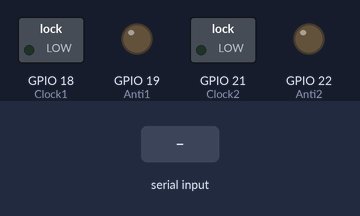
Bench run of a sketch on a simulated ESP32. On the bench: switched loads named in the sketch (green lamp = pin HIGH), output pins drawn as LEDs (lit = HIGH). The test bench sets the inputs (shaded band). Nothing arrives over Bluetooth unless stated.

Above: at 1.2 s.
1.3 s: "1\n" received over the second serial link
At 1.9 s:
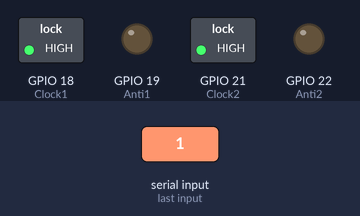
2.8 s: "2\n" received over the second serial link
At 3.1 s:
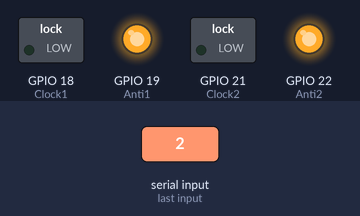
4.3 s: "3\n" received over the second serial link
At 5.4 s:
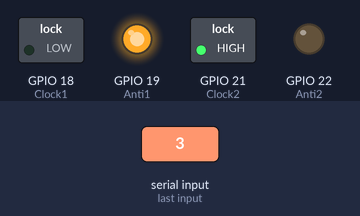
5.8 s: "4\n" received over the second serial link
At 6.6 s:
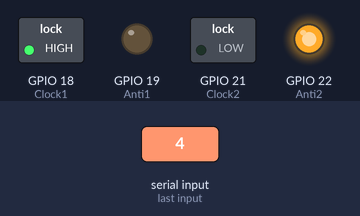
7.3 s: "90,45\n" received over the second serial link
At 7.7 s:
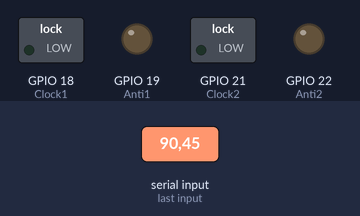
Timing chart, 0 to 9.8 s (numbered marks = the images above; inputs shaded):
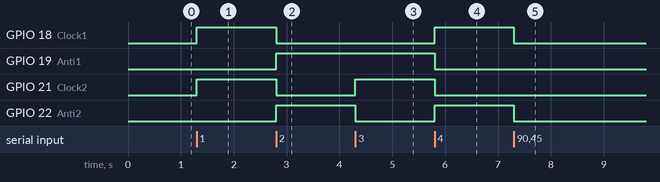

The sketch:

RCcar.ino
```cpp
#include "BluetoothSerial.h"


BluetoothSerial SerialBT;


int Clock1 = 18;
int Anti1 = 19;
int Clock2 = 21;
int Anti2 = 22;


void setup() {
 Serial.begin(115200);
 SerialBT.begin("RC_Car");
 pinMode(18, OUTPUT);
 pinMode(19, OUTPUT);
 pinMode(21, OUTPUT);
 pinMode(22, OUTPUT);
}

void loop() {
 if (SerialBT.available()) {
   String received = SerialBT.readStringUntil('\n');

   int control = received.toInt();
   ManualControls(control);
 }

}
//communication of esp and phone

 void front()
 {
    digitalWrite(Clock1, HIGH);
    digitalWrite(Anti1, LOW);
    digitalWrite(Clock2, HIGH);
    digitalWrite(Anti2, LOW);
 }
 //front

 void back()
 {
    digitalWrite(Clock1, LOW);
    digitalWrite(Anti1, HIGH);
    digitalWrite(Clock2, LOW);
    digitalWrite(Anti2, HIGH);
 }
 //back

 void left()
 {
    digitalWrite(Clock1, LOW);
    digitalWrite(Anti1, HIGH);
    digitalWrite(Clock2, HIGH);
    digitalWrite(Anti2, LOW);

 }
 //left turn

void right()
 {
    digitalWrite(Clock1, HIGH);
    digitalWrite(Anti1, LOW);
    digitalWrite(Clock2, LOW);
    digitalWrite(Anti2, HIGH);
 }
 //right turn

 void stop()
 {
    digitalWrite(Clock1, LOW);
    digitalWrite(Anti1, LOW);
    digitalWrite(Clock2, LOW);
    digitalWrite(Anti2, LOW);
 }
 //all motors off

void ManualControls(int control) {
  switch (control) {
    case 1:
      front();
      break;
    case 2:
      back();
      break;
    case 3:
      left();
      break;
    case 4:
      right();
      break;
    default:
      stop();
      break;
  }

 }
```

Measured:
- after the input at 1.3 s, GPIO 18 (Clock1), GPIO 21 (Clock2): LOW → HIGH at once
- after the input at 2.8 s, GPIO 18 (Clock1), GPIO 21 (Clock2): HIGH → LOW at once; GPIO 19 (Anti1), GPIO 22 (Anti2): LOW → HIGH at once
- after the input at 4.3 s, GPIO 21 (Clock2): LOW → HIGH at once; GPIO 22 (Anti2): HIGH → LOW at once
- after the input at 5.8 s, GPIO 18 (Clock1), GPIO 22 (Anti2): LOW → HIGH at once; GPIO 19 (Anti1), GPIO 21 (Clock2): HIGH → LOW at once
- after the input at 7.3 s, GPIO 18 (Clock1), GPIO 22 (Anti2): HIGH → LOW at once
